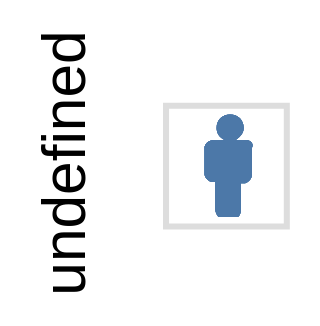

Here is the Vega-Lite specification saved for this chart:
### Vega-Lite specification from a JSON file in a GitHub repository (floating-point values rounded to 4 significant figures)
{"$schema": "https://vega.github.io/schema/vega-lite/v5.json", "description": "Isotype Chart representing Adjust Price per Country", "data": {"values": [{"name": "Singapore", "adjust_price": 4.5, "arrivals": 14890000.0, "code": "SGP"}, {"name": "Indonesia", "adjust_price": 2.5, "arrivals": 3735000.0, "code": "IDN"}, {"name": "Thailand", "adjust_price": 5.0, "arrivals": 2362000.0, "code": "THA"}, {"name": "China", "adjust_price": 3.5, "arrivals": 1662000.0, "code": "CHN"}, {"name": "India", "adjust_price": 2.5, "arrivals": 930500.0, "code": "IND"}, {"name": "Philippines", "adjust_price": 3.0, "arrivals": 510600.0, "code": "PHL"}, {"name": "South Korea", "adjust_price": 4.0, "arrivals": 444700.0, "code": "KOR"}]}, "mark": {"type": "point", "filled": true}, "encoding": {"x": {"field": "col", "type": "ordinal", "axis": null}, "y": {"field": "animal", "type": "ordinal", "axis": null}, "row": {"field": "country", "header": {"title": ""}}, "shape": {"value": "M1.7 -1.7h-0.8c0.3 -0.2 0.6 -0.5 0.6 -0.9c0 -0.6 -0.4 -1 -1 -1c-0.6 0 -1 0.4 -1 1c0 0.4 0.2 0.7 0.6 0.9h-0.8c-0.4 0 -0.7 0.3 -0.7 0.6v1.9c0 0.3 0.3 0.6 0.6 0.6h0.2c0 0 0 0.1 0 0.1v1.9c0 0.3 0.2 0.6 0.3 0.6h1.3c0.2 0 0.3 -0.3 0.3 -0.6v-1.8c0 0 0 -0.1 0 -0.1h0.2c0.3 0 0.6 -0.3 0.6 -0.6v-2c0.2 -0.3 -0.1 -0.6 -0.4 -0.6z"}, "size": {"value": 20}}}
